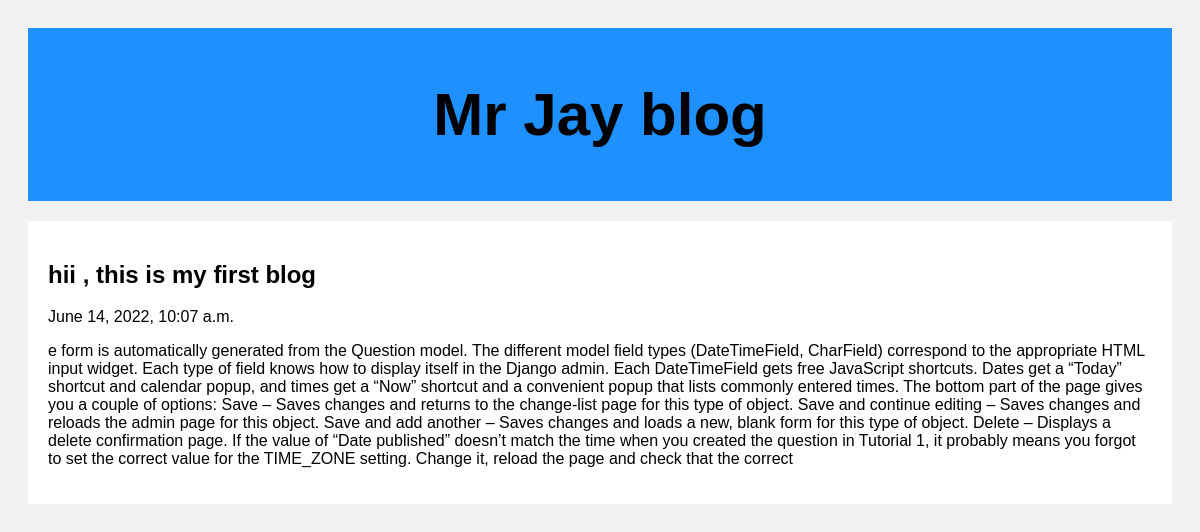
Screenshot of /post/2 with the database file from the repository.
### posts/models.py (models this page shows)
class Post(models.Model):
    title = models.CharField(max_length=100)
    body = models.CharField(max_length=10000000000000000000)
    created_at = models.DateTimeField(default=datetime.now, blank=True)

### posts/views.py (the view)
# urls.py: path('post/<str:pk>', views.post, name = 'post')
def post(request, pk):
    posts = Post.objects.get(id=pk)
    return render(request , 'post.html', {'posts': posts})

### posts/templates/post.html (shortened to what this page needs)
<!DOCTYPE html>
<html>
<head>
</head>
<body>
<div class="header">
  <h2>Mr Jay blog </h2>
</div>
<div class="row">
  <div class="leftcolumn">
    <div class="card">
        <h2>{{posts.title}}</h2>
        <h7>{{posts.created_at}}</h7>
        <p>{{posts.body}}</p>
    </div>
  </div>
</div>
</body>
</html>

### posts/templates/post.html (style rules this page uses)
* { box-sizing: border-box; }
body { font-family: Arial; padding: 20px; background: #f1f1f1; }
.header { padding: 2px; font-size: 40px; text-align: center; background: Dodgerblue; }
.leftcolumn { float: left; width: 100%; }
.card { background-color: white ; padding: 20px; margin-top: 20px; }
.row:after { content: ""; display: table; clear: both; }

### rows the page displays
Post: title "hii , this is my first blog", created_at "June 14, 2022, 10:07 a.m.", body "e form is automatically generated from the Question model. The different model field types (DateTimeField, CharField) correspond to the appropriate HTML input widget. Each type of field knows how to display itself in the Django admin. Each DateTimeField gets free JavaScript shortcuts. Dates get a “Today” shortcut and calendar popup, and times get a “Now” shortcut and a convenient popup that lists commonly entered times. The bottom part of the page gives you a couple of options: Save – Saves changes and returns to the change-list page for this type of object. Save and continue editing – Saves changes and reloads the admin page for this object. Save and add another – Saves changes and loads a…"
